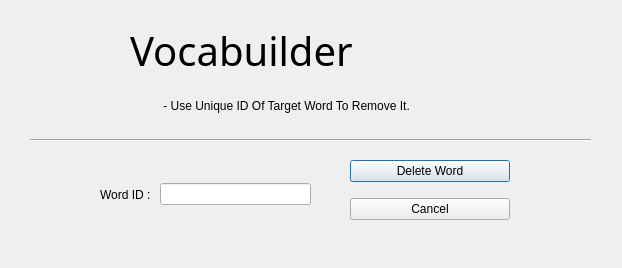
<?xml version="1.0" encoding="UTF-8"?>
<ui version="4.0">
 <class>DeleteWord</class>
 <widget class="QDialog" name="DeleteWord">
  <property name="geometry">
   <rect>
    <x>0</x>
    <y>0</y>
    <width>622</width>
    <height>268</height>
   </rect>
  </property>
  <property name="windowTitle">
   <string>Delete Word Wizard (Vocabuilder)</string>
  </property>
  <widget class="QLabel" name="deleteword_label">
   <property name="geometry">
    <rect>
     <x>130</x>
     <y>20</y>
     <width>341</width>
     <height>61</height>
    </rect>
   </property>
   <property name="font">
    <font>
     <family>Nokia Standard Light</family>
     <pointsize>30</pointsize>
    </font>
   </property>
   <property name="text">
    <string>Vocabuilder</string>
   </property>
  </widget>
  <widget class="QLabel" name="deleteword_punchline">
   <property name="geometry">
    <rect>
     <x>160</x>
     <y>60</y>
     <width>651</width>
     <height>91</height>
    </rect>
   </property>
   <property name="text">
    <string> - Use Unique ID Of Target Word To Remove It.</string>
   </property>
  </widget>
  <widget class="Line" name="line">
   <property name="geometry">
    <rect>
     <x>30</x>
     <y>130</y>
     <width>561</width>
     <height>20</height>
    </rect>
   </property>
   <property name="orientation">
    <enum>Qt::Horizontal</enum>
   </property>
  </widget>
  <widget class="QWidget" name="horizontalLayoutWidget">
   <property name="geometry">
    <rect>
     <x>100</x>
     <y>150</y>
     <width>211</width>
     <height>89</height>
    </rect>
   </property>
   <layout class="QHBoxLayout" name="horizontalLayout">
    <item>
     <widget class="QLabel" name="label">
      <property name="text">
       <string>Word ID : </string>
      </property>
     </widget>
    </item>
    <item>
     <widget class="QLineEdit" name="deleteword_id"/>
    </item>
   </layout>
  </widget>
  <widget class="QWidget" name="verticalLayoutWidget">
   <property name="geometry">
    <rect>
     <x>350</x>
     <y>150</y>
     <width>160</width>
     <height>80</height>
    </rect>
   </property>
   <layout class="QVBoxLayout" name="verticalLayout">
    <item>
     <widget class="QPushButton" name="deleteword_ok">
      <property name="text">
       <string>Delete Word</string>
      </property>
     </widget>
    </item>
    <item>
     <widget class="QPushButton" name="deleteword_cancel">
      <property name="text">
       <string>Cancel</string>
      </property>
     </widget>
    </item>
   </layout>
  </widget>
 </widget>
 <resources/>
 <connections/>
</ui>
